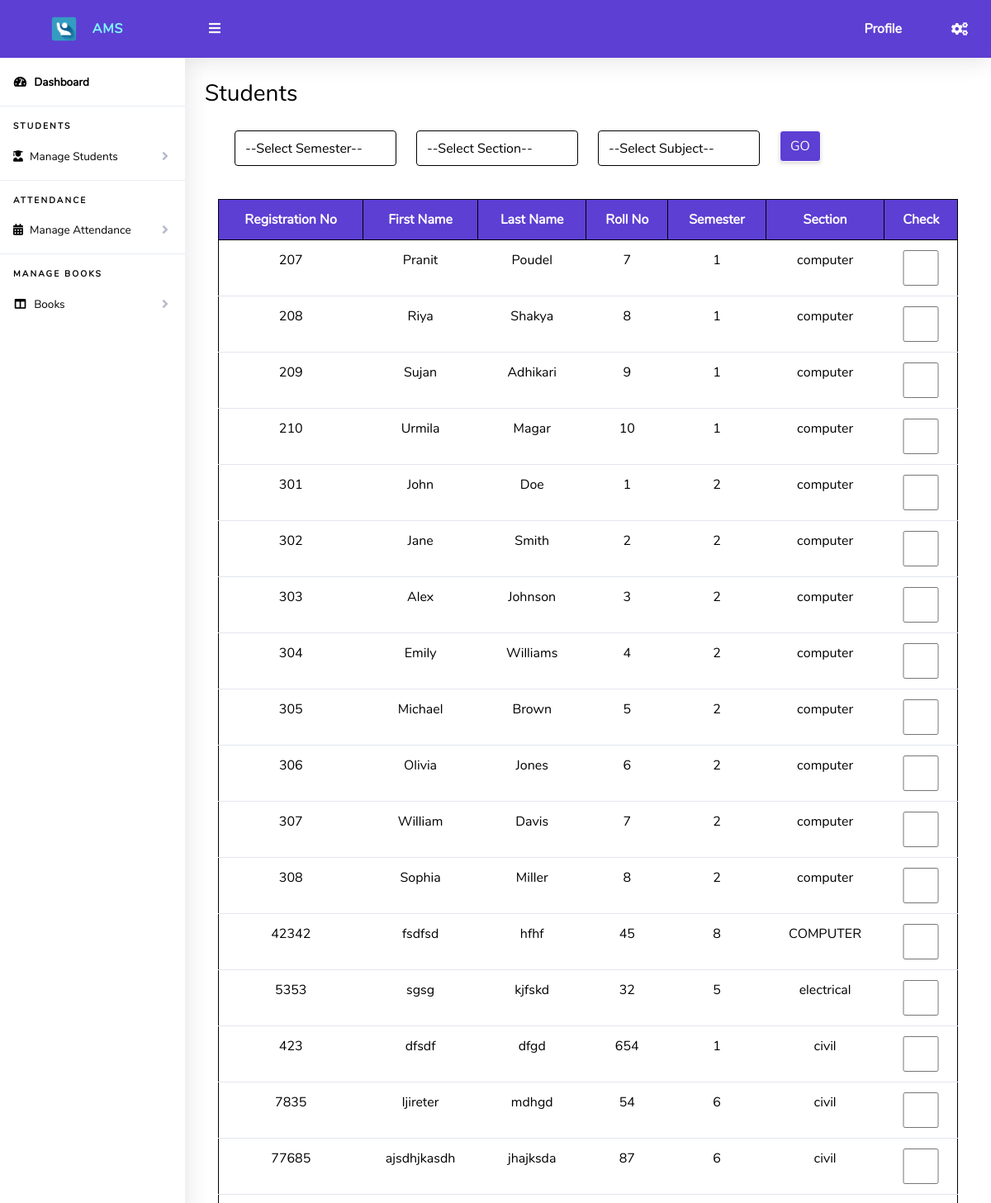
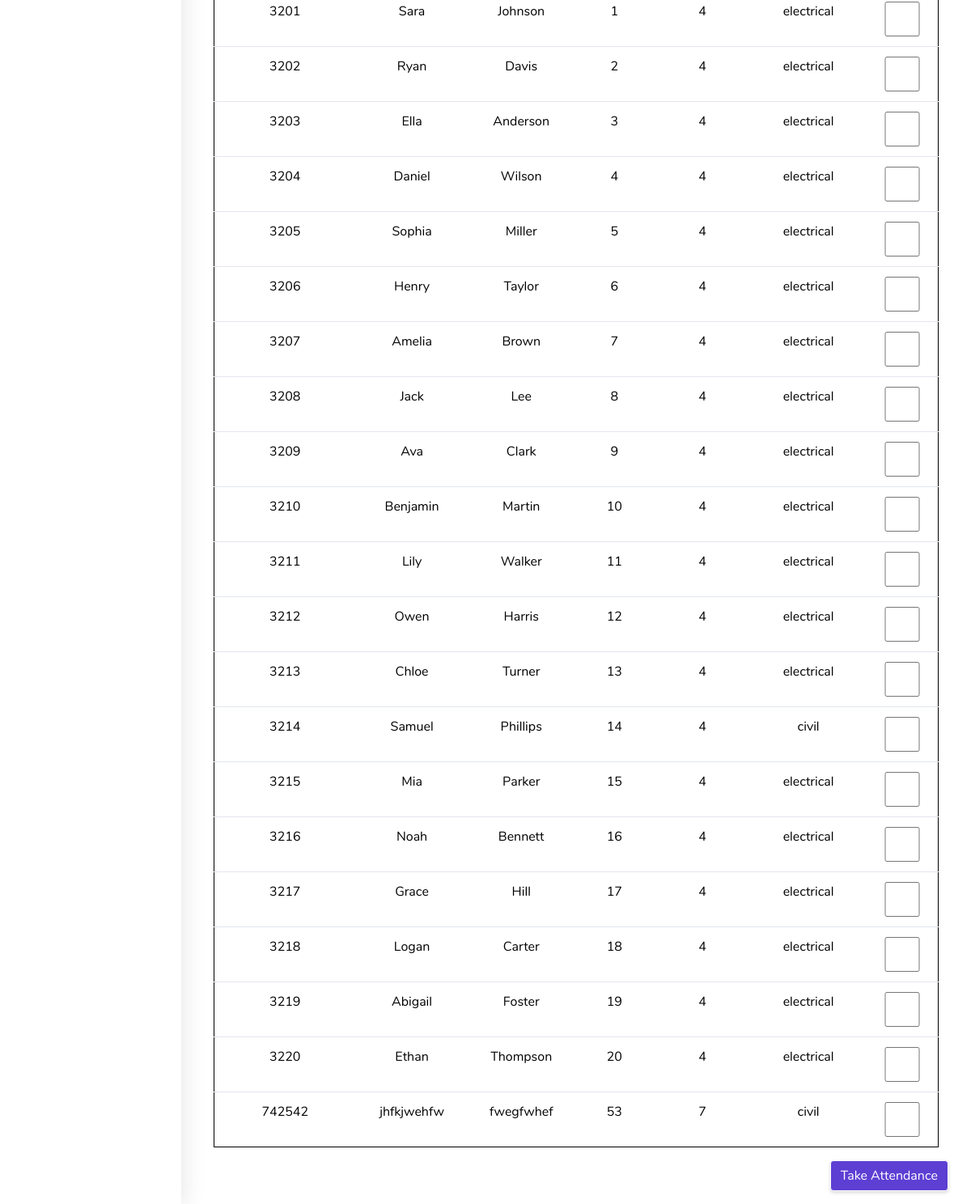
Page /teacher/takeAttendance.php on the committed database (2 pictures, top to bottom).
### tables this page shows
CREATE TABLE `student` (
  `registration` varchar(25) NOT NULL,
  `fname` varchar(25) DEFAULT NULL,
  `lname` varchar(25) DEFAULT NULL,
  `roll_no` int(11) DEFAULT NULL,
  `semester` int(3) DEFAULT NULL,
  `section` varchar(10) DEFAULT NULL,
  `attendancePercentage` float DEFAULT 0,
  `active` char(1) DEFAULT '1'
);

### teacher/takeAttendance.php (the view, shortened to what this page needs)
<?php
include_once("../dbconnect.php");
$user_semester=$user_section=$user_bookName='';
function tableData($num,$result){
if($num > 0)
 {
      while($rows = mysqli_fetch_assoc($result))
        {
          echo"
            <tr>
            <td>".$rows['registration']."</td>
              <td>".$rows['fname']."</td>
              <td>".$rows['lname']."</td>
              <td>".$rows['roll_no']."</td>
              <td>".$rows['semester']."</td>
              <td>".$rows['section']."</td>
              <td><input name='check[]' type='checkbox' value=".$rows['registration']." class='form-control'></td>
              </tr>";
        }
    }
    else
    {
          echo
          "<div class='alert alert-danger' role='alert'>
          No Record Found!
          </div>";
    }
}
?>
<!DOCTYPE html>
<html lang="en">
<head>
  <link href="../vendor/fontawesome-free/css/all.min.css" rel="stylesheet" type="text/css">
  <link href="../vendor/bootstrap/css/bootstrap.css" rel="stylesheet" type="text/css">
  <link href="css/ruang-admin.css" rel="stylesheet">
  <link rel="stylesheet" href="../css/theme.css">
  <link rel="stylesheet" href="../css/loginStyle.css">
</head>
<body id="page-top">
  <div id="wrapper">
      <?php include "Includes/sidebar.php";?>
    <div id="content-wrapper" class="d-flex flex-column">
      <div id="content">
       <?php include "Includes/topbar.php";?>
        <div class="container-fluid" id="container-wrapper">
          <div class="d-sm-flex align-items-center justify-content-between mb-4">
            <h1 class="h3 mb-0" style="color: var(--textColor);">Students</h1>
            <ol class="breadcrumb">
            </ol>
          </div>
            <div class="container">
              <div class="col-lg-12">
                <div class="row">
                        <div class="col-xl-3">
                        <form action="" method="get">
                        <select name="semester" class="form-control mb-3">
                        <option value="">--Select Semester--</option>
                            </select>
                        </div>
                        <div class="col-xl-3">
                        <select name="section" class="form-control mb-3">
                        <option value="">--Select Section--</option>
                            </select>
                        </div>
                        <div class="col-xl-3">
                        <select name="bookNames" class="form-control mb-3">
                        <option value="">--Select Subject--</option>
                            </select>
                        </div>
                            <div class="col-xl-3">
                    <input type="submit" name="go" value="GO" class="btn btn-primary">
                            </div>
                        </div>
                    </div>
              </div>
                <div class="table-responsive p-3">
                <form action="" method="post">
                  <table class="table align-items-center table-flush table-hover" id="">
                    <thead class="thead-light">
                      <tr>
                      <th>Registration No</th>
                        <th>First Name</th>
                        <th>Last Name</th>
                        <th>Roll No</th>
                        <th>Semester</th>
                        <th>Section</th>
                        <th>Check</th>
                      </tr>
                    </thead>
                    <tbody>
                  <?php
                    if(empty($user_semester) && empty($user_section)){
                      $query="SELECT * FROM student";
                      $result=mysqli_query($conn,$query);
                      $num=mysqli_num_rows($result);
                     tableData($num,$result);
                        }
                      ?>
                    </tbody>
                  </table>
                  <div class="row">
                    <div class="col"></div>
                  <button type="submit" name="save" class="btn btn-primary">Take Attendance</button>
                  </div>
                    </form>
                </div>
              </div>
            </div>
          </div>
        </div>
</body>
</html>

### teacher/css/ruang-admin.css (style rules this page uses)
html { position: relative; min-height: 100%; font-family: 'Nunito'; }
body { height: 100%; }
#wrapper { display: -webkit-box; display: -ms-flexbox; display: flex; }
#wrapper #content-wrapper { background-color: var(--contentColor); width: 100%; overflow-x: hidden; }
#wrapper #content-wrapper #content { -webkit-box-flex: 1; -ms-flex: 1 0 auto; flex: 1 0 auto; }
.container, .container-fluid, .container-login { padding-left: 1.5rem; padding-right: 1.5rem; }
.breadcrumb { background-color: transparent; font-size: 12px; font-weight: bold; }
.table-flush td, .table-flush th { border-right: 0; border-left: 0; }
.table-flush tbody tr:first-child td, .table-flush tbody tr:first-child th { border-top: 0; }

### css/theme.css (style rules this page uses)
body { animation: light-theme 0.8s ease backwards; }
:root { --homePageBG: linear-gradient(180deg, rgba(125,0,255,1) 0%, rgba(0,2,73,1) 100%); --primaryColor: rgb(93, 63, 211); --secondaryColor: rgb(125, 249, 255); --textColor: black; --iconColor: rgb(93, 63, 211); --sidebarColor: white; --cardColor: white; --hoverColor: white; --dropDownColor: white; --contentColor: white; --tableHeaderColor: rgb(93, 63, 211); --btnColor: rgb(93, 63, 211); --mobLogInNavBarColor: rgb(131, 100, 255); --mobLogInFormBG: rgb(61, 33, 174); --yesBGColor: rgb(93, 63, 211); --noBGColor: red; --borderColor: none; }

### css/loginStyle.css (style rules this page uses)
* { margin: 0; padding: 0; box-sizing: border-box; }
html { scroll-behavior: smooth; }
body { background: var(--homePageBG); color: var(--textColor); }

### rows in the picture
student: registration "207", fname "Pranit", lname "Poudel", roll_no "7", semester "1", section "computer"
student: registration "208", fname "Riya", lname "Shakya", roll_no "8", semester "1", section "computer"
student: registration "209", fname "Sujan", lname "Adhikari", roll_no "9", semester "1", section "computer"
student: registration "210", fname "Urmila", lname "Magar", roll_no "10", semester "1", section "computer"
student: registration "301", fname "John", lname "Doe", roll_no "1", semester "2", section "computer"
student: registration "302", fname "Jane", lname "Smith", roll_no "2", semester "2", section "computer"
student: registration "303", fname "Alex", lname "Johnson", roll_no "3", semester "2", section "computer"
student: registration "304", fname "Emily", lname "Williams", roll_no "4", semester "2", section "computer"
student: registration "305", fname "Michael", lname "Brown", roll_no "5", semester "2", section "computer"
student: registration "306", fname "Olivia", lname "Jones", roll_no "6", semester "2", section "computer"
student: registration "307", fname "William", lname "Davis", roll_no "7", semester "2", section "computer"
student: registration "308", fname "Sophia", lname "Miller", roll_no "8", semester "2", section "computer"
student: registration "42342", fname "fsdfsd", lname "hfhf", roll_no "45", semester "8", section "COMPUTER"
student: registration "5353", fname "sgsg", lname "kjfskd", roll_no "32", semester "5", section "electrical"
student: registration "423", fname "dfsdf", lname "dfgd", roll_no "654", semester "1", section "civil"
student: registration "7835", fname "ljireter", lname "mdhgd", roll_no "54", semester "6", section "civil"
student: registration "77685", fname "ajsdhjkasdh", lname "jhajksda", roll_no "87", semester "6", section "civil"
student: registration "3201", fname "Sara", lname "Johnson", roll_no "1", semester "4", section "electrical"
student: registration "3202", fname "Ryan", lname "Davis", roll_no "2", semester "4", section "electrical"
student: registration "3203", fname "Ella", lname "Anderson", roll_no "3", semester "4", section "electrical"
student: registration "3204", fname "Daniel", lname "Wilson", roll_no "4", semester "4", section "electrical"
student: registration "3205", fname "Sophia", lname "Miller", roll_no "5", semester "4", section "electrical"
student: registration "3206", fname "Henry", lname "Taylor", roll_no "6", semester "4", section "electrical"
student: registration "3207", fname "Amelia", lname "Brown", roll_no "7", semester "4", section "electrical"
student: registration "3208", fname "Jack", lname "Lee", roll_no "8", semester "4", section "electrical"
student: registration "3209", fname "Ava", lname "Clark", roll_no "9", semester "4", section "electrical"
student: registration "3210", fname "Benjamin", lname "Martin", roll_no "10", semester "4", section "electrical"
student: registration "3211", fname "Lily", lname "Walker", roll_no "11", semester "4", section "electrical"
student: registration "3212", fname "Owen", lname "Harris", roll_no "12", semester "4", section "electrical"
student: registration "3213", fname "Chloe", lname "Turner", roll_no "13", semester "4", section "electrical"
student: registration "3214", fname "Samuel", lname "Phillips", roll_no "14", semester "4", section "civil"
student: registration "3215", fname "Mia", lname "Parker", roll_no "15", semester "4", section "electrical"
student: registration "3216", fname "Noah", lname "Bennett", roll_no "16", semester "4", section "electrical"
student: registration "3217", fname "Grace", lname "Hill", roll_no "17", semester "4", section "electrical"
student: registration "3218", fname "Logan", lname "Carter", roll_no "18", semester "4", section "electrical"
student: registration "3219", fname "Abigail", lname "Foster", roll_no "19", semester "4", section "electrical"
student: registration "3220", fname "Ethan", lname "Thompson", roll_no "20", semester "4", section "electrical"
student: registration "742542", fname "jhfkjwehfw", lname "fwegfwhef", roll_no "53", semester "7", section "civil"
